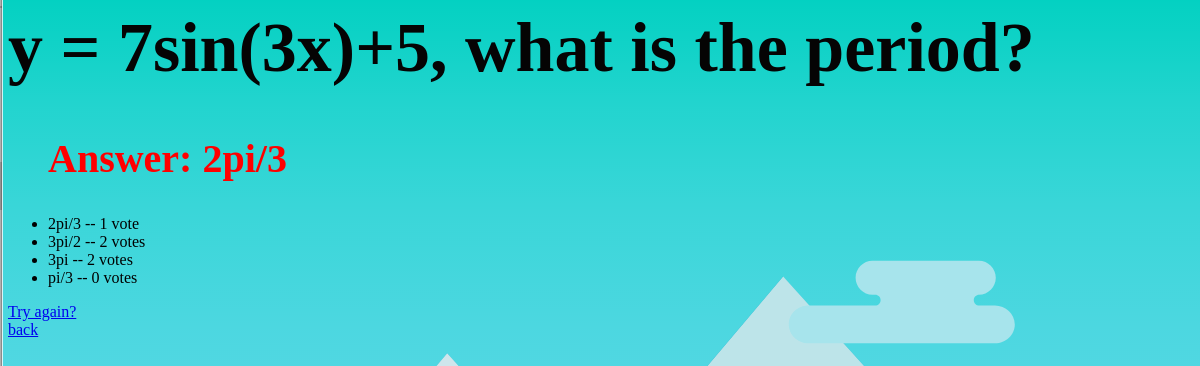
Page /polls/1/results/ on the committed database.
### polls/models.py (models this page shows, shortened)
class Question(models.Model):
    question_text = models.CharField(max_length=200)
    pub_date = models.DateTimeField("date published")

class Answer(models.Model):
    question = models.ForeignKey(Question, on_delete=models.CASCADE,null=True)
    answer_text = models.CharField(max_length=200)

class Choice(models.Model):
    question = models.ForeignKey(Question, on_delete=models.CASCADE)
    choice_text = models.CharField(max_length=200)
    votes = models.IntegerField(default=0)

### polls/views.py (the view)
# urls.py: path("<int:pk>/results/", views.ResultsView.as_view(), name="results"),
class ResultsView(generic.DetailView):
    model = Question
    template_name = "polls/results.html"

### polls/TEMPLATES/polls/results.html
{% load static %}
<link rel="stylesheet" href="{% static 'polls/style1.css' %}">
<h1>{{ question.question_text }}</h1>
<ul>
{% for answer in question.answer_set.all %}
    <h2>Answer: {{ answer.answer_text }}</h2>
{% endfor %}
{% for choice in question.choice_set.all %}
    <li>{{ choice.choice_text }} -- {{ choice.votes }} vote{{ choice.votes|pluralize }}</li>
{% endfor %}
</ul>
<a href="{% url 'polls:detail' question.id %}">Try again?</a><br>
<a href="{% url 'polls:index' %}">back</a>

### polls/static/polls/style1.css (style rules this page uses)
h1 { color: rgb(5, 4, 4); font-size: 70; }
h2 { color: red; font-size: 40; }

### rows in the picture
Question: question_text "y = 7sin(3x)+5, what is the period?"
Answer: answer_text "2pi/3"
Choice: choice_text "2pi/3", votes "1"
Choice: choice_text "3pi/2", votes "2"
Choice: choice_text "3pi", votes "2"
Choice: choice_text "pi/3", votes "0"
